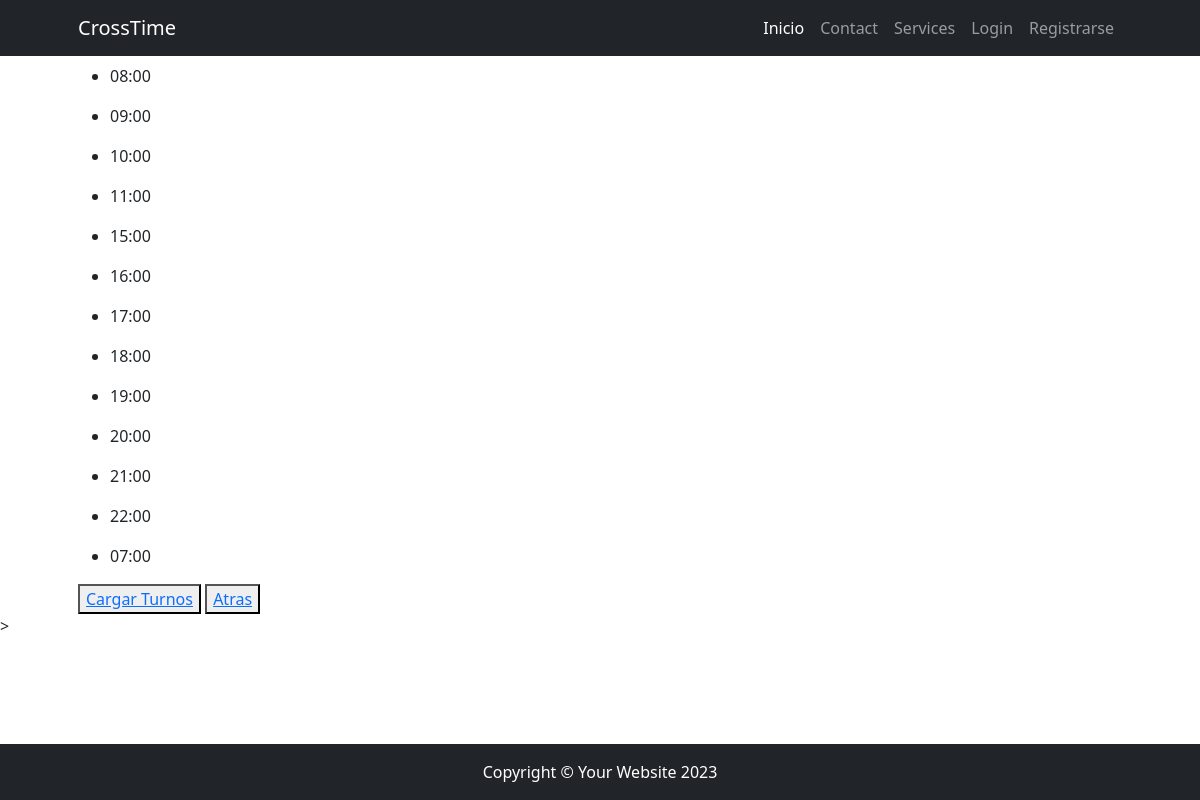
/turno/list, run on an earlier commit of the app's database.
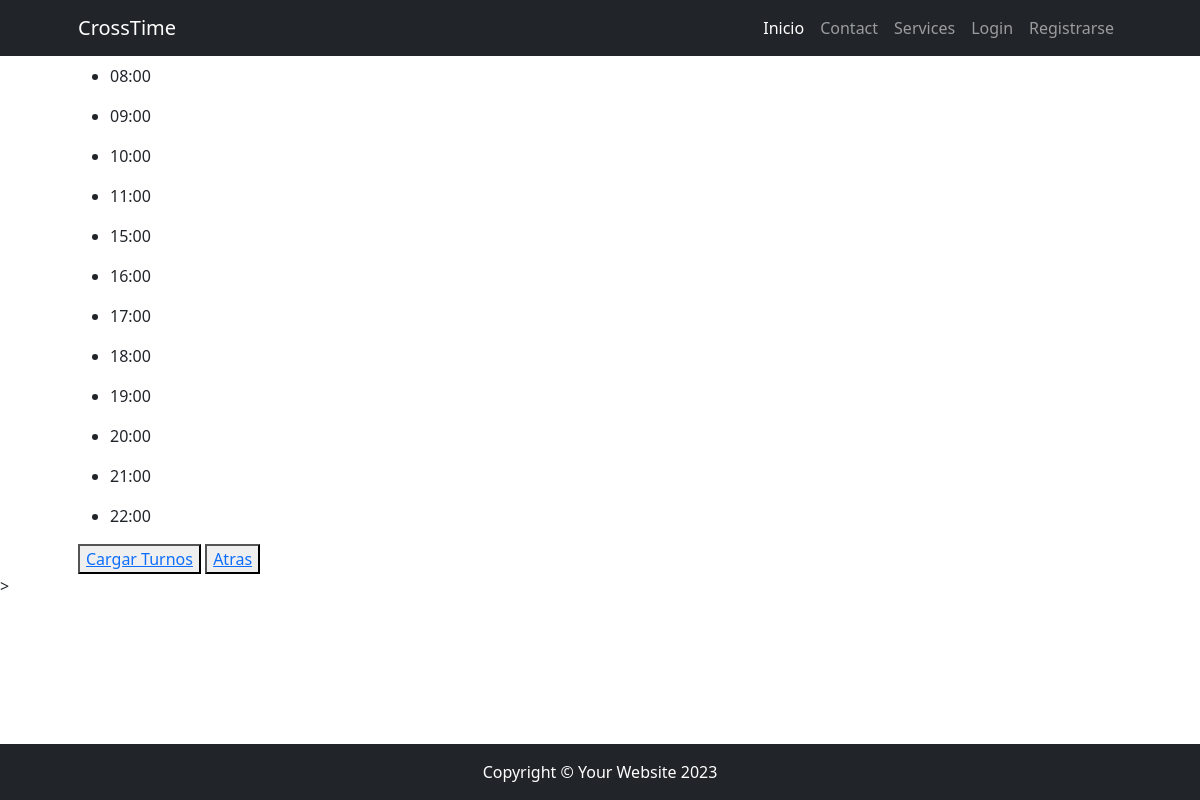
And on a later commit of the database.
### gym_admin/models.py (models this page shows, shortened)
class Turno(models.Model):
    turno = models.CharField(max_length=10, default='', blank=True)
    gym = models.ForeignKey(Gym, on_delete=models.SET_NULL, null=True, blank=True)

### gym_admin/views.py (the view)
# urls.py: path('turno/list', views.turno_list, name="turno_list"),
def turno_list(request):
    consulta = models.Turno.objects.all()
    contexto = {"Turnos": consulta}
    return render(request, "gym_admin/turno_list.html", contexto)

### gym_admin/templates/gym_admin/turno_list.html
{% extends 'gym_admin/base.html' %}
{% block content %}
    {% for turno in Turnos %}
        <ul>
            <li>
                {{turno.turno}}
            </li>
        </ul>
    {% endfor %}
    <button><a href="{% url 'turno_form' %}">Cargar Turnos</a></button>
    <button><a href="{% url 'gym_admin' %}">Atras</a></button>
{% endblock content %}

What changed in the data, as far as the page shows it:
removed Turno: turno "07:00"
